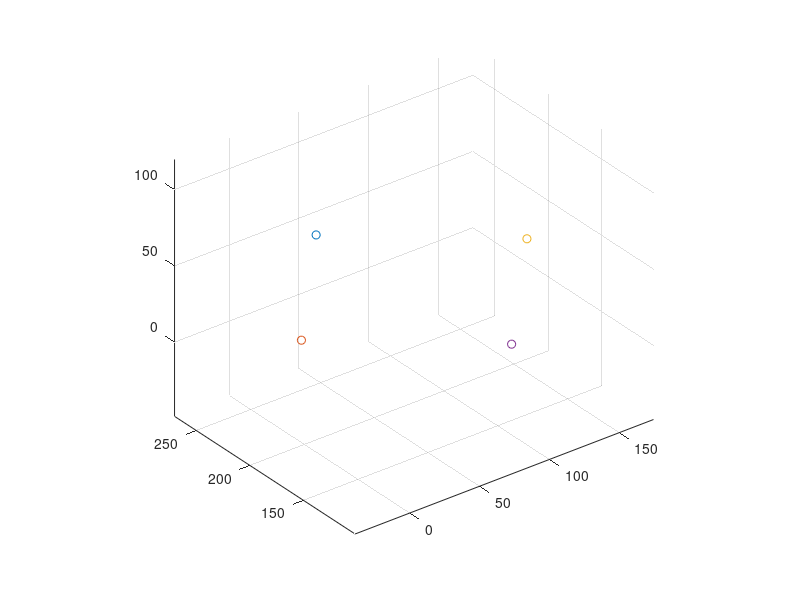

Recreate this plot in MATLAB. (Note: this script raises an error after producing the figure.)
clc
clear
close all
%% Add path. 
    addpath('0404')

%% Data read
    QAData_0404_x = xlsread('ExportDistanceReport_0404_x.xls');
    QAData_0404_y = xlsread('ExportDistanceReport_0404_y.xls');
    QAData_0404_x_2 = xlsread('ExportDistanceReport_0404_x_2.xls');
    QAData_0404_y_2 = xlsread('ExportDistanceReport_0404_y_2.xls');
    
    Reference_data_0404 = load('Reference_data_protonG2_150404.mat');
    Reference_data_0404 = Reference_data_0404.BufferForSave;
    %%
    marker1_0404 = Reference_data_0404(3:end,1:3);
    marker2_0404 = Reference_data_0404(3:end,4:6);
    marker3_0404 = Reference_data_0404(3:end,7:9);
    marker4_0404 = Reference_data_0404(3:end,10:12);
    
    marker1_0404_mean = mean(marker1_0404,1);
    marker2_0404_mean = mean(marker2_0404,1);
    marker3_0404_mean = mean(marker3_0404,1);
    marker4_0404_mean = mean(marker4_0404,1);
    
    figure, hold on,
    scatter3(marker1_0404_mean(1),marker1_0404_mean(2),marker1_0404_mean(3))
    scatter3(marker2_0404_mean(1),marker2_0404_mean(2),marker2_0404_mean(3))
    scatter3(marker3_0404_mean(1),marker3_0404_mean(2),marker3_0404_mean(3))
    scatter3(marker4_0404_mean(1),marker4_0404_mean(2),marker4_0404_mean(3))
    grid on, axis equal, view(3)
    %%
    vector_marker_bw_1to2 = marker2_0404_mean -marker1_0404_mean;
    vector_marker_bw_1to3 = marker3_0404_mean -marker1_0404_mean;
    norm_12 = norm( vector_marker_bw_1to2 );
    norm_13 = norm( vector_marker_bw_1to3 );
    cross_data(1,1:3) = cross(vector_marker_bw_1to2/norm_12 ,vector_marker_bw_1to3/norm_13)
    
    %%
    vector_marker_bw_2to1 = marker1_0404_mean -marker2_0404_mean;
    vector_marker_bw_2to4 = marker4_0404_mean -marker2_0404_mean;
    norm_21 = norm( vector_marker_bw_2to1 )
    norm_24 = norm( vector_marker_bw_2to4 )
    cross_data(2,1:3) = cross(vector_marker_bw_2to1/norm_21 ,vector_marker_bw_2to4/norm_24)
    
    %%
    vector_marker_bw_4to2 = marker2_0404_mean -marker4_0404_mean;
    vector_marker_bw_4to3 = marker3_0404_mean -marker4_0404_mean;
    norm_42 = norm( vector_marker_bw_4to2 )
    norm_43 = norm( vector_marker_bw_4to3 )
    cross_data(3,1:3) = cross(vector_marker_bw_4to2/norm_42 ,vector_marker_bw_4to3/norm_43)
    
    %%
    vector_marker_bw_3to4 = marker4_0404_mean -marker3_0404_mean;
    vector_marker_bw_3to1 = marker1_0404_mean -marker3_0404_mean;
    norm_34 = norm( vector_marker_bw_3to4 )
    norm_31 = norm( vector_marker_bw_3to1 )
    cross_data(4,1:3) = cross(vector_marker_bw_3to4/norm_34 ,vector_marker_bw_3to1/norm_31)
    
    
    
    %%
    transferred_data = load('transferred_data')
    transferred_data =transferred_data.point_transffered;
    for ii = 1: size(transferred_data ,2)
        norm_vector = norm(transferred_data(1:3,ii))
        transferred_data_norm(1:4,ii) = transferred_data(:,ii)./norm_vector
        
    end
    
    %%
    
    XAxisData_x = QAData_0404_x(:,1);
    XAxisData_y = QAData_0404_x(:,2);
    XAxisData_z = QAData_0404_x(:,3);
    
    XAxisData_x_measured = QAData_0404_x(:,4);
    XAxisData_y_measured = QAData_0404_x(:,5);
    XAxisData_z_measured = QAData_0404_x(:,6);
    
    linefit_X = fitlm(XAxisData_x,XAxisData_x_measured);
    linefit_X.Rsquared
    figure(1);
    plot(XAxisData_x,XAxisData_x_measured,'*b')
    grid on; axis equal;
    figure(2), plot(XAxisData_x_measured,XAxisData_z_measured)
    xlabel('Robotic couch Dimension : X [mm]')
    ylabel('Robotic couch Dimension : Z [mm]')
    grid on; 
 
    %%
    
    YAxisData_x = QAData_0404_y(:,1);
    YAxisData_y = QAData_0404_y(:,2);
    YAxisData_z = QAData_0404_y(:,3);
    
    YAxisData_x_measured = QAData_0404_y(:,4);
    YAxisData_y_measured = QAData_0404_y(:,5);
    YAxisData_z_measured = QAData_0404_y(:,6);
    
    linefit_X = fitlm(YAxisData_y,YAxisData_y_measured);
    linefit_X.Rsquared
    figure(1);
    plot(YAxisData_y,YAxisData_y_measured,'*b')
    grid on; axis equal;
    figure(2), plot(YAxisData_y_measured,YAxisData_z_measured)
    xlabel('Robotic couch Dimension : X [mm]')
    ylabel('Robotic couch Dimension : Z [mm]')
    grid on; 
 
        %%
    
    XAxisData_x = QAData_0404_x_2(:,1);
    XAxisData_y = QAData_0404_x_2(:,2);
    XAxisData_z = QAData_0404_x_2(:,3);
    
    XAxisData_x_measured = QAData_0404_x_2(:,4);
    XAxisData_y_measured = QAData_0404_x_2(:,5);
    XAxisData_z_measured = QAData_0404_x_2(:,6);
    
    linefit_X = fitlm(XAxisData_x,XAxisData_x_measured);
    linefit_X.Rsquared
    figure(1);
    plot(XAxisData_x,XAxisData_x_measured,'*b')
    grid on; axis equal;
    figure(2), plot(XAxisData_x_measured,XAxisData_z_measured)
    xlabel('Robotic couch Dimension : X [mm]')
    ylabel('Robotic couch Dimension : Z [mm]')
    grid on; 
 
    %%
    
    YAxisData_x = QAData_0404_y_2(:,1);
    YAxisData_y = QAData_0404_y_2(:,2);
    YAxisData_z = QAData_0404_y_2(:,3);
    
    YAxisData_x_measured = QAData_0404_y_2(:,4);
    YAxisData_y_measured = QAData_0404_y_2(:,5);
    YAxisData_z_measured = QAData_0404_y_2(:,6);
    
    linefit_X = fitlm(YAxisData_y,YAxisData_y_measured);
    linefit_X.Rsquared
    figure(1);
    plot(YAxisData_y,YAxisData_y_measured,'*b')
    grid on; axis equal;
    figure(2), plot(YAxisData_y_measured,YAxisData_z_measured)
    xlabel('Robotic couch Dimension : X [mm]')
    ylabel('Robotic couch Dimension : Z [mm]')
    grid on; 
 
    
    
    
    
    
    
    
    
    
    